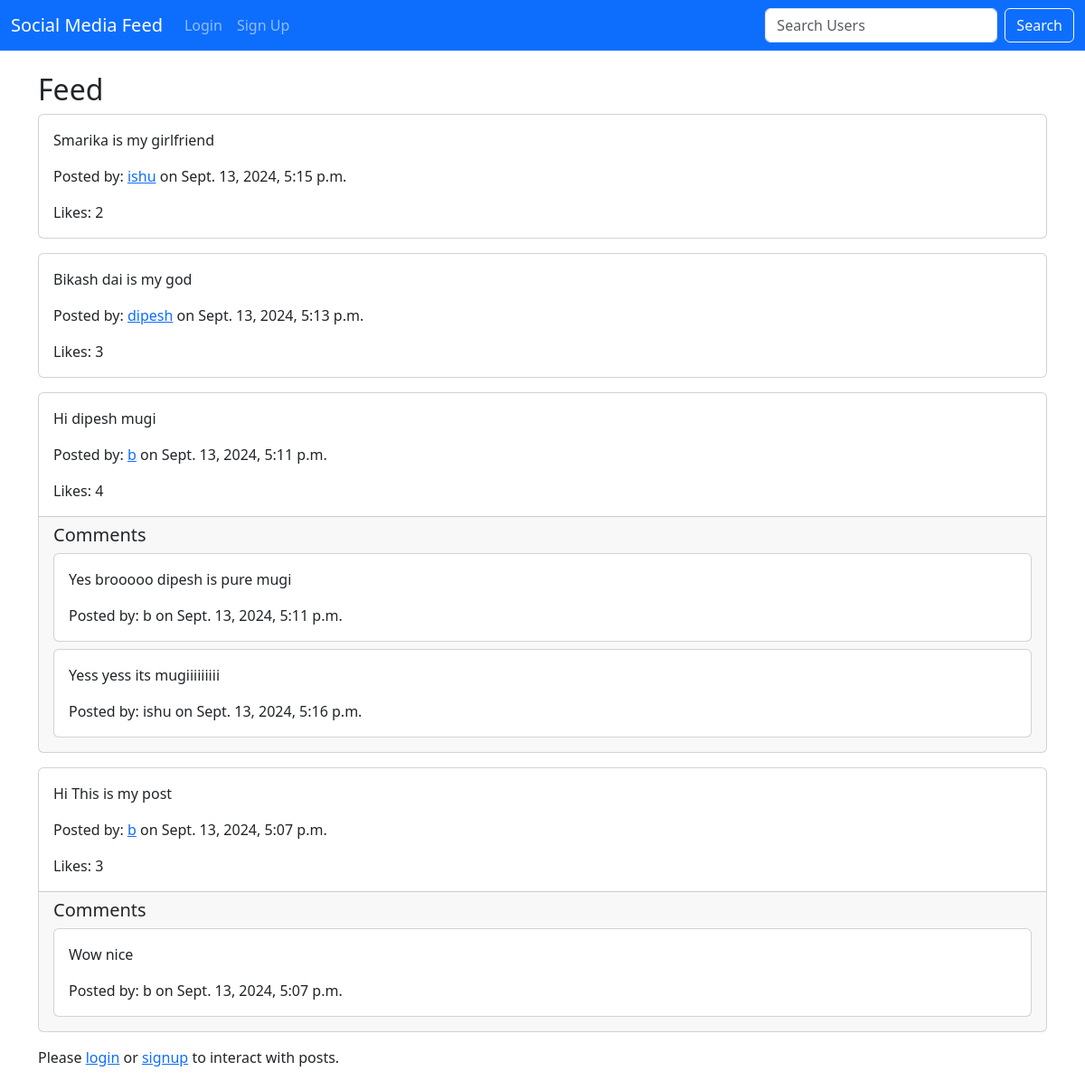
Before: /feed/ with the older database file.
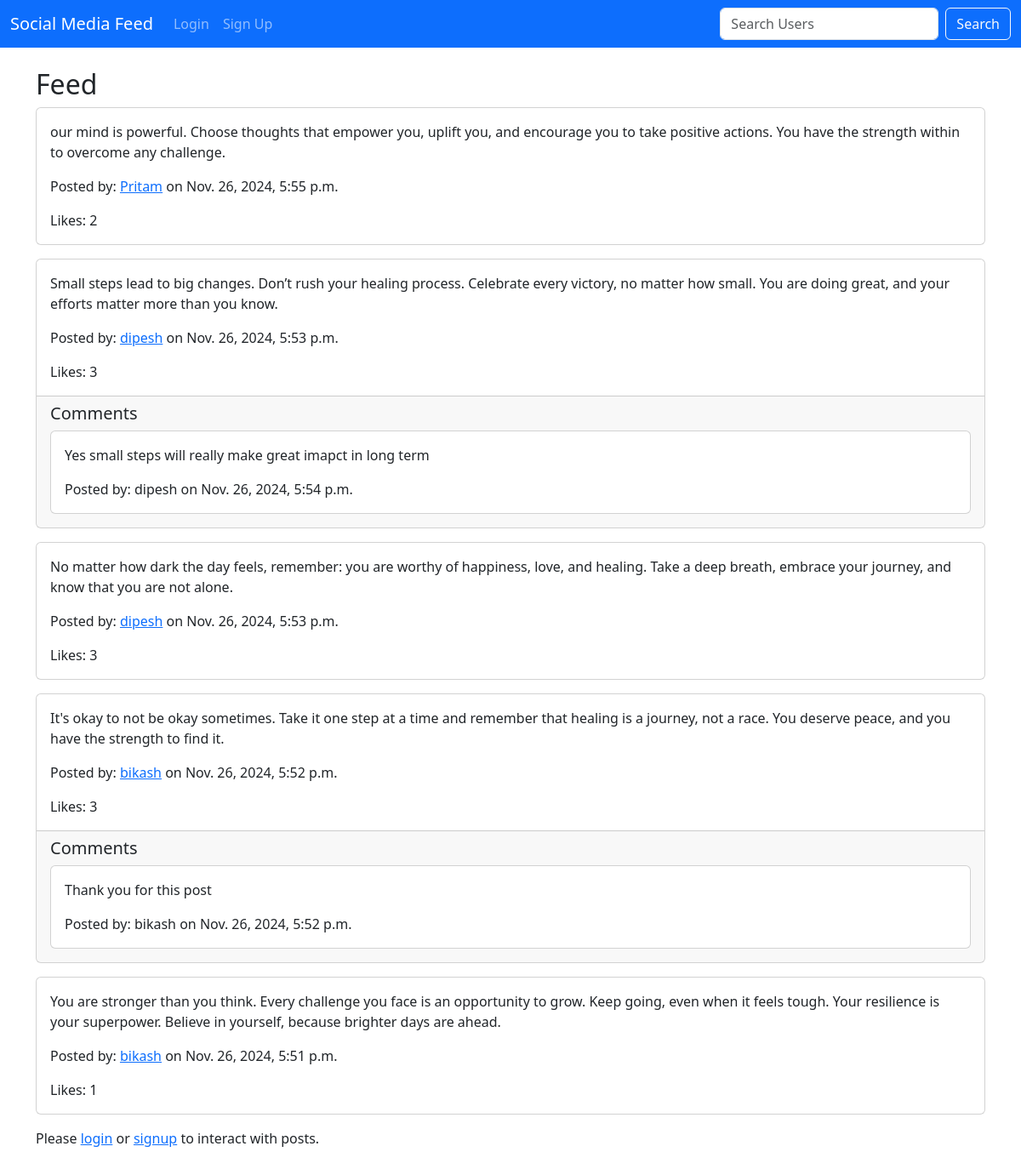
After: the same page with the newer database file.
### core/models.py (models this page shows, shortened)
class Post(models.Model):
    content = models.TextField()
    user = models.ForeignKey(User, on_delete=models.CASCADE, related_name='posts')
    created_at = models.DateTimeField(auto_now_add=True)
    updated_at = models.DateTimeField(auto_now=True)

class Comment(models.Model):
    content = models.TextField()
    user = models.ForeignKey(User, on_delete=models.CASCADE, related_name='comments')
    post = models.ForeignKey(Post, on_delete=models.CASCADE, related_name='comments')
    created_at = models.DateTimeField(auto_now_add=True)
    updated_at = models.DateTimeField(auto_now=True)

### core/views.py (the view)
# urls.py: path('feed/', views.feed, name='feed'),
def feed(request):
    posts = Post.objects.all().order_by('-created_at')
    if request.user.is_authenticated:
        return render(request, 'feed.html', {'posts': posts})
    else:
        return render(request, 'guest_feed.html', {'posts': posts})

### core/templates/guest_feed.html (shortened to what this page needs)
{% extends 'base.html' %}
{% block content %}
  <h2>Feed</h2>
  {% for post in posts %}
    <div class="card mb-3">
      <div class="card-body">
        <p class="card-text">{{ post.content }}</p>
        <p class="card-text">
          Posted by: <a href="{% url 'guest_profile' post.user.username %}">{{ post.user.username }}</a> on {{ post.created_at }}
        </p>
        <p class="card-text">Likes: {{ post.likes.count }}</p>
      </div>
      {% if post.comments.exists %}
        <div class="card-footer">
          <h5>Comments</h5>
          {% for comment in post.comments.all %}
            <div class="card mb-2">
              <div class="card-body">
                <p class="card-text">{{ comment.content }}</p>
                <p class="card-text">Posted by: {{ comment.user.username }} on {{ comment.created_at }}</p>
              </div>
            </div>
          {% endfor %}
        </div>
      {% endif %}
    </div>
  {% endfor %}
  <p>
    Please <a href="{% url 'login' %}">login</a> or <a href="{% url 'signup' %}">signup</a> to interact with posts.
  </p>
{% endblock %}

### core/templates/base.html (shortened to what this page needs)
{% load django_bootstrap5 %}
<!DOCTYPE html>
<html lang="en">
  <head>
    {% bootstrap_css %}
    {% load static %}
  </head>
  <body>
    <header>
      <nav class="navbar navbar-expand-lg navbar-dark bg-primary">
        <div class="container-fluid">
          <a class="navbar-brand" href="{% url 'feed' %}">Social Media Feed</a>
          <div class="collapse navbar-collapse" id="navbarNav">
            <ul class="navbar-nav">
              {% if user.is_authenticated %}
                <li class="nav-item">
                  <a class="nav-link" href="{% url 'feed' %}">Feed</a>
                </li>
                <li class="nav-item">
                  <a class="nav-link" href="{% url 'post_create' %}">New Post</a>
                </li>
                <li class="nav-item">
                  <a class="nav-link" href="{% url 'logout' %}">Logout</a>
                </li>
                <li class="nav-item">
                  <a class="nav-link" href="{% url 'user_profile' user.username %}">Profile</a>
                </li>
              {% else %}
                <li class="nav-item">
                  <a class="nav-link" href="{% url 'login' %}">Login</a>
                </li>
                <li class="nav-item">
                  <a class="nav-link" href="{% url 'signup' %}">Sign Up</a>
                </li>
              {% endif %}
            </ul>
          </div>
          <form class="d-flex" role="search" action="{% url 'search_users' %}">
            <input class="form-control me-2" type="search" placeholder="Search Users" aria-label="Search" name="q" />
            <button class="btn btn-outline-light" type="submit">Search</button>
          </form>
        </div>
      </nav>
    </header>
    <main class="container my-4">
      {% block content %}
      {% endblock %}
    </main>
  </body>
</html>

Changed rows visible on the page:
removed Post: content "Smarika is my girlfriend", user.username "ishu", created_at "Sept. 13, 2024, 5:15 p.m.", likes.count "2"
removed Post: content "Bikash dai is my god", user.username "dipesh", created_at "Sept. 13, 2024, 5:13 p.m.", likes.count "3"
removed Post: content "Hi dipesh mugi", user.username "b", created_at "Sept. 13, 2024, 5:11 p.m.", likes.count "4"
removed Comment: content "Yes brooooo dipesh is pure mugi", user.username "b", created_at "Sept. 13, 2024, 5:11 p.m.", shown under "Hi dipesh mugi"
removed Comment: content "Yess yess its mugiiiiiiiii", user.username "ishu", created_at "Sept. 13, 2024, 5:16 p.m.", shown under "Hi dipesh mugi"
removed Post: content "Hi This is my post", user.username "b", created_at "Sept. 13, 2024, 5:07 p.m.", likes.count "3"
removed Comment: content "Wow nice", user.username "b", created_at "Sept. 13, 2024, 5:07 p.m.", shown under "Hi This is my post"
added Post: content "our mind is powerful. Choose thoughts that empower you, uplift you, and encourage you to take positive actions. You have the strength within to overcome any challenge.", user.username "Pritam", created_at "Nov. 26, 2024, 5:55 p.m.", likes.count "2"
added Post: content "Small steps lead to big changes. Don’t rush your healing process. Celebrate every victory, no matter how small. You are doing great, and your efforts matter more than you know.", user.username "dipesh", created_at "Nov. 26, 2024, 5:53 p.m.", likes.count "3"
added Comment: content "Yes small steps will really make great imapct in long term", user.username "dipesh", created_at "Nov. 26, 2024, 5:54 p.m."
added Post: content "No matter how dark the day feels, remember: you are worthy of happiness, love, and healing. Take a deep breath, embrace your journey, and know that you are not alone.", user.username "dipesh", created_at "Nov. 26, 2024, 5:53 p.m.", likes.count "3"
added Post: content "It's okay to not be okay sometimes. Take it one step at a time and remember that healing is a journey, not a race. You deserve peace, and you have the strength to find it.", user.username "bikash", created_at "Nov. 26, 2024, 5:52 p.m.", likes.count "3"
added Comment: content "Thank you for this post", user.username "bikash", created_at "Nov. 26, 2024, 5:52 p.m."
added Post: content "You are stronger than you think. Every challenge you face is an opportunity to grow. Keep going, even when it feels tough. Your resilience is your superpower. Believe in yourself, because brighter days are ahead.", user.username "bikash", created_at "Nov. 26, 2024, 5:51 p.m.", likes.count "1"
